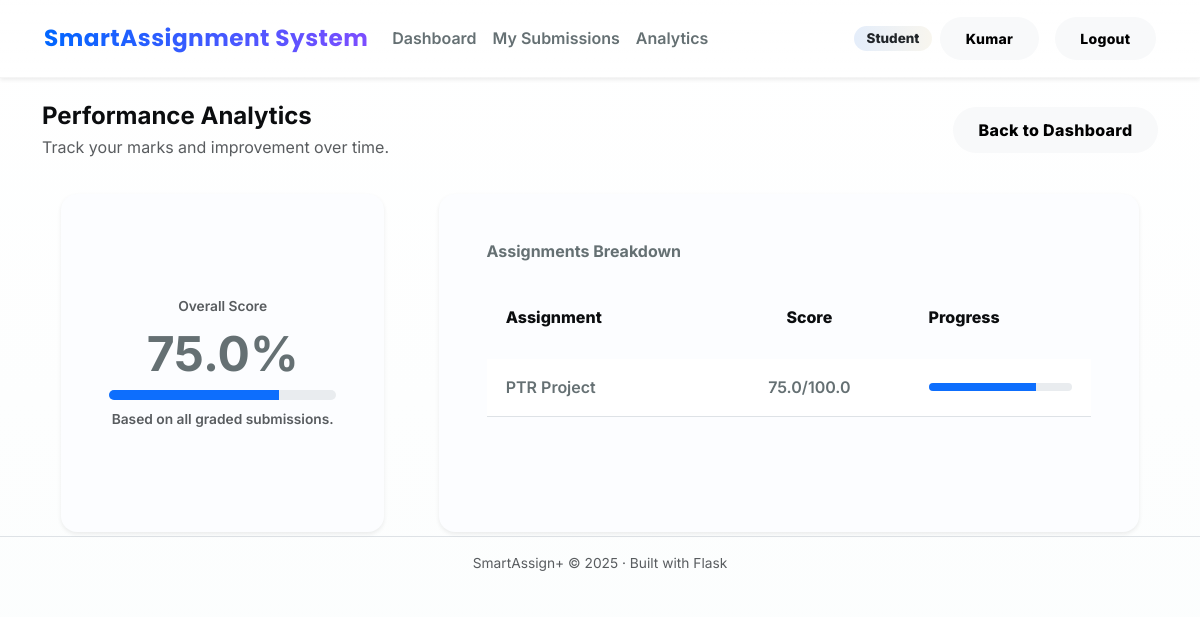
The app's page /student/analytics (signed in) with its own data.
### models.py (models this page shows, shortened)
class Assignment(db.Model):
    __tablename__ = "assignments"
    id = db.Column(db.Integer, primary_key=True)
    title = db.Column(db.String(150), nullable=False)
    description = db.Column(db.Text, nullable=False)
    due_date = db.Column(db.DateTime, nullable=False)
    created_at = db.Column(db.DateTime, default=datetime.utcnow)
    teacher_id = db.Column(db.Integer, db.ForeignKey("users.id"), nullable=False)
    submissions = db.relationship("Submission", backref="assignment", lazy=True)

class Feedback(db.Model):
    __tablename__ = "feedback"
    id = db.Column(db.Integer, primary_key=True)
    submission_id = db.Column(db.Integer, db.ForeignKey("submissions.id"), nullable=False)
    teacher_id = db.Column(db.Integer, db.ForeignKey("users.id"), nullable=False)
    score = db.Column(db.Float, nullable=False)
    max_score = db.Column(db.Float, nullable=False)
    rubric_clarity = db.Column(db.Integer, nullable=False)      # 1-5
    rubric_completion = db.Column(db.Integer, nullable=False)   # 1-5
    rubric_presentation = db.Column(db.Integer, nullable=False) # 1-5
    comments = db.Column(db.Text, nullable=True)
    created_at = db.Column(db.DateTime, default=datetime.utcnow)
    teacher = db.relationship("User", backref="feedback_given", foreign_keys=[teacher_id])

### app.py (the view)
    @app.route("/student/analytics")
    @login_required(role="student")
    def student_analytics():
        student_id = session["user_id"]
        submissions = Submission.query.filter_by(student_id=student_id).all()
        data = []
        total_score = 0.0
        total_max = 0.0
        for sub in submissions:
            if sub.feedback:
                pct = (sub.feedback.score / sub.feedback.max_score) * 100 if sub.feedback.max_score else 0
                data.append({
                    "assignment_title": sub.assignment.title,
                    "score": sub.feedback.score,
                    "max_score": sub.feedback.max_score,
                    "percent": round(pct, 2),
                })
                total_score += sub.feedback.score
                total_max += sub.feedback.max_score
        overall_percent = round((total_score / total_max) * 100, 2) if total_max else 0.0
        return render_template(
            "student_analytics.html",
            data=data,
            overall_percent=overall_percent,
        )

### templates/student_analytics.html
{% extends "base.html" %}
{% block content %}
<div class="d-flex justify-content-between align-items-center mb-3">
    <div>
        <h1 class="h4 fw-bold mb-1">Performance Analytics</h1>
        <p class="text-muted mb-0">Track your marks and improvement over time.</p>
    </div>
    <a href="{{ url_for('student_dashboard') }}" class="btn btn-light">Back to Dashboard</a>
</div>
<div class="row g-3">
    <div class="col-lg-4">
        <div class="card shadow-sm border-0 rounded-4 h-100">
            <div class="card-body d-flex flex-column justify-content-center text-center">
                <p class="text-muted small mb-2">Overall Score</p>
                <div class="display-5 fw-bold mb-2">{{ overall_percent }}%</div>
                <div class="progress mb-2" style="height: 10px;">
                    <div class="progress-bar" role="progressbar" style="width: {{ overall_percent }}%;"></div>
                </div>
                <p class="small text-muted mb-0">
                    Based on all graded submissions.
                </p>
            </div>
        </div>
    </div>
    <div class="col-lg-8">
        <div class="card shadow-sm border-0 rounded-4 h-100">
            <div class="card-body">
                <h2 class="h6 fw-bold mb-3">Assignments Breakdown</h2>
                {% if data %}
                    <div class="table-responsive">
                        <table class="table align-middle">
                            <thead class="table-light">
                                <tr>
                                    <th>Assignment</th>
                                    <th class="text-center">Score</th>
                                    <th>Progress</th>
                                </tr>
                            </thead>
                            <tbody>
                                {% for row in data %}
                                    <tr>
                                        <td>{{ row.assignment_title }}</td>
                                        <td class="text-center">
                                            {{ row.score }}/{{ row.max_score }}
                                        </td>
                                        <td>
                                            <div class="progress" style="height: 8px;">
                                                <div class="progress-bar" role="progressbar"
                                                     style="width: {{ row.percent }}%;"></div>
                                            </div>
                                        </td>
                                    </tr>
                                {% endfor %}
                            </tbody>
                        </table>
                    </div>
                {% else %}
                    <p class="text-muted mb-0">You don't have any graded submissions yet.</p>
                {% endif %}
            </div>
        </div>
    </div>
</div>
{% endblock %}

### static/css/styles.css (style rules this page uses)
:root { --bg-1:#ffffff; --bg-2:#fbfdfd; --surface:#fcfdff; --glass: rgba(255,255,255,0.96); --ink:#0b0d0f; --muted:#657073; --radius-xs:8px; --radius-sm:12px; --radius-md:18px; --radius-lg:28px; --shadow-1:0 6px 20px rgba(11,13,15,0.06); --shadow-2:0 24px 70px rgba(11,13,15,0.08); --transition-fast:160ms cubic-bezier(.4,0,.2,1); --transition-base:420ms cubic-bezier(.2,0,.12,1); --accent-a:#0066ff; --accent-b:#00a3ff; --accent-c:#ffd166; --accent-d:#ff6b6b; --accent-e:#7c4dff; --accent-soft-a:rgba(0,102,255,0.08); --accent-soft-b:rgba(0,163,255,0.08); --accent-soft-c:rgba(255,209,102,0.08); --glass-border:linear-gradient(180deg, rgba(255,255,255,0.7), rgba(255,255,255,0.55)); }
*,:before,:after { box-sizing:border-box }
html,body { height:100% }
body { margin:0; font-family:'Inter',system-ui,-apple-system,'Segoe UI',Roboto,'Helvetica Neue',Arial; background:linear-gradient(180deg,var(--bg-1),var(--bg-2)); color:var(--ink); -webkit-font-smoothing:antialiased; }
.card { position:relative; background:var(--surface); border-radius:var(--radius-lg); padding:2rem; margin:1.2rem; border:1px solid rgba(11,13,15,0.03); box-shadow:var(--shadow-2); transition:transform var(--transition-base),box-shadow var(--transition-base),filter var(--transition-base); }
.card-body { color:var(--muted); font-weight:600; line-height:1.6; }
.btn { display:inline-flex; align-items:center; justify-content:center; border-radius:999px; padding:0.68rem 1.6rem; font-weight:800; letter-spacing:0.02em; cursor:pointer; border:none; position:relative; overflow:hidden; transition:transform var(--transition-fast),box-shadow var(--transition-fast),filter var(--transition-fast); }
.table { width:100%; border-collapse:separate; border-spacing:0 12px; background:transparent; color:var(--ink); }
.table thead th { background:transparent; color:var(--ink); text-align:left; font-weight:800; padding:1rem 1.2rem; border-bottom:none; }
.table tbody tr { background:linear-gradient(180deg,#fff,#fcfcfd); border-radius:14px; transition:transform var(--transition-fast),box-shadow var(--transition-fast); }
.table td { padding:1rem 1.2rem; color:var(--muted); }
.text-muted { color:var(--muted) }
.small { font-size:0.86rem }

### records on screen
Assignment: assignment_title "PTR Project"
Feedback: score "75.0", max_score "100.0"

### other values on screen
{{ session.get('role') }} "Student"
{{ session.get('user_name') }} "Kumar"
{{ overall_percent }} "75.0"
